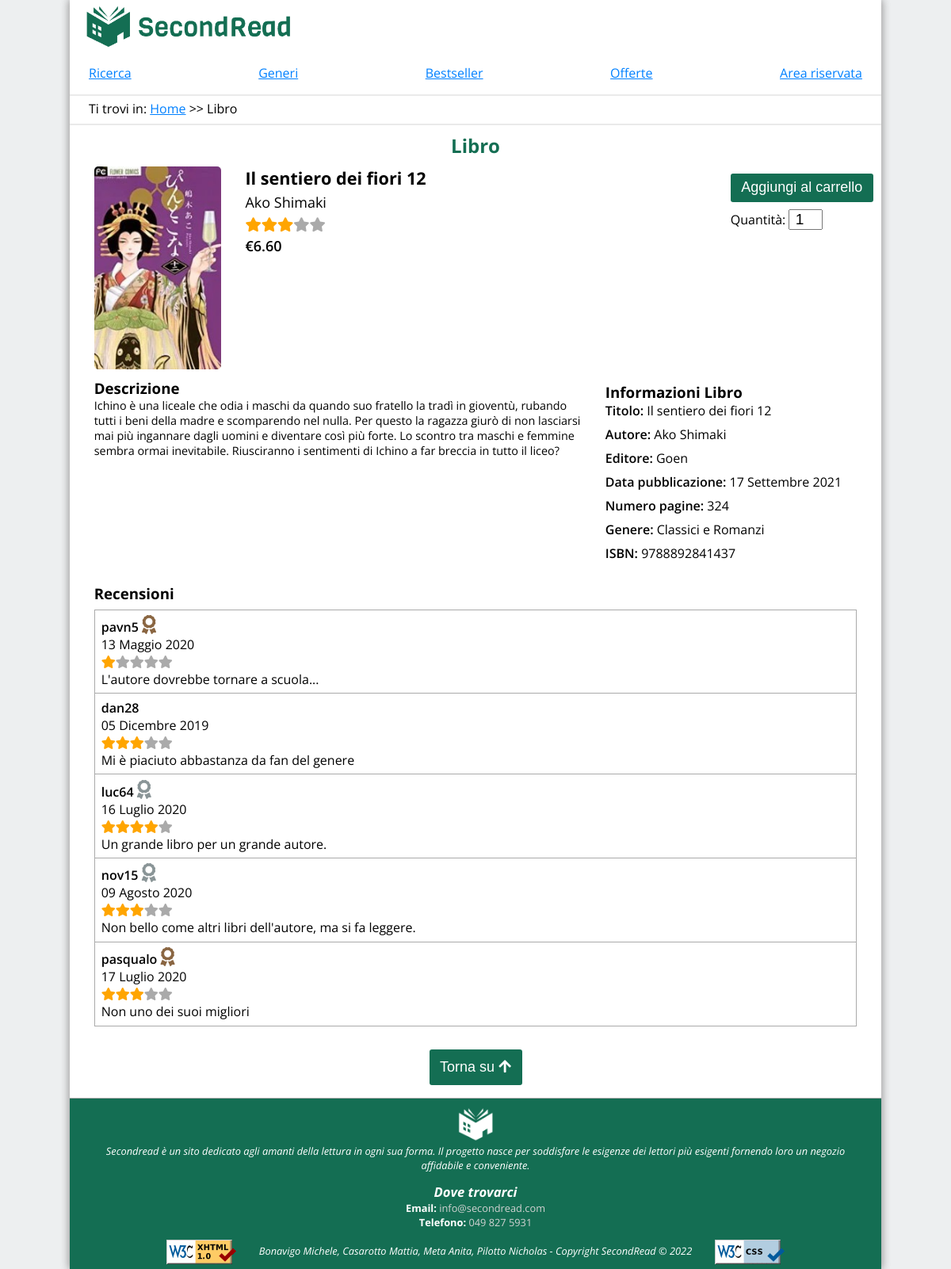
The page /Site/libro.php?isbn=9788892841437 on the database its author committed.
### tables this page shows
CREATE TABLE libro (
  isbn BIGINT(13) UNSIGNED,
  titolo VARCHAR(200) NOT NULL,
  editore INT(4) UNSIGNED NOT NULL,
  pagine INT(5) UNSIGNED NOT NULL,
  prezzo DECIMAL(5,2) NOT NULL,
  quantita INT(3) UNSIGNED NOT NULL,
  data_pubblicazione DATE NOT NULL,
  percorso VARCHAR(250) NOT NULL,
  trama VARCHAR(2500) NOT NULL,
  PRIMARY KEY(isbn),
  CONSTRAINT FK_LibroEditore
  FOREIGN KEY (editore) REFERENCES editore(id)
  ON DELETE CASCADE
);

CREATE TABLE editore (
  id INT(4) UNSIGNED AUTO_INCREMENT,
  nome VARCHAR(50) NOT NULL,
  PRIMARY KEY(id)
);

CREATE TABLE recensione (
  idUtente INT(10) UNSIGNED,
  libro_isbn BIGINT(13) UNSIGNED,
  datainserimento DATE NOT NULL,
  valutazione INT(1) NOT NULL,
  commento VARCHAR(500) NOT NULL,
  PRIMARY KEY(idutente,libro_isbn),
  CONSTRAINT FK_RecensioneLibro
  FOREIGN KEY(libro_isbn) REFERENCES libro(isbn)
  ON DELETE CASCADE,
  FOREIGN KEY(idutente) REFERENCES utente(codice_identificativo)
  ON DELETE CASCADE
  );

CREATE TABLE utente (
  codice_identificativo INT(10) UNSIGNED AUTO_INCREMENT,
  nome VARCHAR(45) NOT NULL,
  cognome VARCHAR(45) NOT NULL,
  data_nascita DATE NOT NULL,
  username VARCHAR(10) NOT NULL UNIQUE,
  email VARCHAR(60) NOT NULL UNIQUE ,
  password VARCHAR(64) NOT NULL,
  telefono VARCHAR(15) NOT NULL UNIQUE,
  PRIMARY KEY(codice_identificativo)
  );

### Site/libro.php (the view, shortened to what the rows shown need)
<?php
require_once('backend/db.php');
require_once "graphics.php";
$paginaPrecedente = "";
$paginaPrecedente .= " &gt;&gt; Libro";
$paginaHTML = graphics::getPage("libro_php.html");
$paginaHTML = str_replace("</paginaPrecedente>", $paginaPrecedente, $paginaHTML);
if (isset($_GET['isbn'])) {
    $isbn = $_GET['isbn'];
    $connessione = new Service();
    $queryIsbn = $connessione->get_book_by_isbn($isbn);
    if ($queryIsbn->ok() && !$queryIsbn->is_empty()) {
        $tmp = $queryIsbn->get_result();
        $imgLibro = "<img id='imgLibro' alt='' src='" . $tmp[0]['percorso'] . "'>";
        $infoGenerali = "<p id='titoloLibro'>" . $tmp[0]['titolo'] . "</p>";
        $infoGenerali .= "<p>";
        foreach ($tmp as $riga) {
            $cognome = ($riga['autore_cognome'] != "-") ? $riga['autore_cognome'] : "";
            $infoGenerali .= $riga['autore_nome'] . " " . $cognome . ", ";
        }
        $infoGenerali = substr($infoGenerali, 0, strlen($infoGenerali) - 2);
        $infoGenerali .= "</p>";
        $offertaQuery = $connessione->get_active_offer_by_isbn($isbn);
        $sconto = false;
        if ($offertaQuery->ok()) {
            $sconto = true;
            $prezzo = number_format((float)$tmp[0]['prezzo'] * (100 - $offertaQuery->get_result()[0]['sconto']) / 100, 2, '.', '') . " (" . $offertaQuery->get_result()[0]['sconto'] . "% sconto)";
            $_SESSION["pricecart"] = $prezzo;
        } else {
            $prezzo = $tmp[0]['prezzo'];
        }
        $queryStelle = $connessione->get_avg_review($isbn);
        if ($queryStelle->ok()) {
            if ($queryStelle->get_element_count() > 0) {
                $aux = $queryStelle->get_result();
                $mediaStelle = $aux[0]['media'];
                $roundStelle = ($mediaStelle - floor($mediaStelle) > 0.5) ? ceil($mediaStelle) : floor($mediaStelle);
                $scrittaStella = "stell";
                $scrittaStella .= (round($mediaStelle, 1) == 1) ? "a" : "e";
                $infoGenerali .= "<p><abbr title='" . round($mediaStelle, 1) . " " . $scrittaStella . " su 5'>";
                for ($i = 0; $i < 5; $i++) {
                    if ($i < $roundStelle) {
                        $infoGenerali .= "<i class='fas fa-star starChecked'></i>";
                    } else {
                        $infoGenerali .= "<i class='fas fa-star starNotChecked'></i>";
                    }
                }
                $infoGenerali .= "</abbr></p>";
            } else {
                $infoGenerali .= "<p>Non ci sono recensioni</p>";
            }
        }
        if ($sconto) {
            $prezzoVecchio = $tmp[0]['prezzo'];
            $infoGenerali .= "<p class='miniGrassetto'>Sconto da <del>&euro;" . $prezzoVecchio . "</del> a &euro;" . $prezzo . "</p>";
        } else {
            $infoGenerali .= "<p class='miniGrassetto'>&euro;" . $prezzo . "</p>";
        }
        $trama = "<h3>Descrizione</h3>";
        $trama .= "<p>" . $tmp[0]['trama'] . "</p>";
        $dettagliLibro = "<h3>Informazioni Libro</h3>";
        $dettagliLibro .= "<ul>";
        $dettagliLibro .= "<li><span class='miniGrassetto'>Titolo:</span> " . $tmp[0]['titolo'] . "</li>";
        $dettagliLibro .= "<li><span class='miniGrassetto'>Autore:</span> ";
        foreach ($tmp as $riga) {
            $cognome = ($riga['autore_cognome'] != "-") ? $riga['autore_cognome'] : "";
            $dettagliLibro .= $riga['autore_nome'] . " " . $cognome . ", ";
        }
        $dettagliLibro = substr($dettagliLibro, 0, strlen($dettagliLibro) - 2);
        $dettagliLibro .= "</li>";
        $dettagliLibro .= "<li><span class='miniGrassetto'>Editore:</span> " . $tmp[0]['editore_nome'] . "</li>";
        $arrayData = explode("-", $tmp[0]['data_pubblicazione']);
        $anno = $arrayData[0];
        $mese = $arrayData[1];
        $giorno = $arrayData[2];
        $arrayMesi = array(
            "01" => "Gennaio",
            "02" => "Febbraio",
            "03" => "Marzo",
            "04" => "Aprile",
            "05" => "Maggio",
            "06" => "Giugno",
            "07" => "Luglio",
            "08" => "Agosto",
            "09" => "Settembre",
            "10" => "Ottobre",
            "11" => "Novembre",
            "12" => "Dicembre",
        );
        $dettagliLibro .= "<li><span class='miniGrassetto'>Data pubblicazione:</span> " . $giorno . " " . $arrayMesi[$mese] . " " . $anno . "</li>";
        $dettagliLibro .= "<li><span class='miniGrassetto'>Numero pagine:</span> " . $tmp[0]['pagine'] . "</li>";
        $queryGeneri = $connessione->get_genres_from_isbn($isbn);
        if ($queryGeneri->ok()) {
            $generi = "<li><span class='miniGrassetto'>Gener";
            $generi .= ($queryGeneri->get_element_count() > 1) ? "i:" : "e:";
            $generi .= "</span> ";
            foreach ($queryGeneri->get_result() as $genere) {
                $generi .= $genere['nome'];
            }
            $generi .= "</li>";
        } else {
            $trovatoErrore = true;
        }
        $dettagliLibro .= $generi;
        $dettagliLibro .= "<li><span class='miniGrassetto'>ISBN:</span> " . $tmp[0]['isbn'] . "</li>";
        $dettagliLibro .= "</ul>";
        $inputQuantita = "<input type='number' id='quantita' name='quantita' value='1' min='1' step='1' max='" . ceil($tmp[0]['quantita'] * 0.25) . "'/>";
        $queryRecensioni = $connessione->get_reviews_by_isbn($isbn);
        $listaRecensioni = "";
        $cont = 0;
        if (count($queryRecensioni->get_result()) != 0) {
            $arrayRecensioni = $queryRecensioni->get_result();
            $listaRecensioni .= "<ul id='listaRecensioni' title='Lista recensioni'>";
            foreach ($arrayRecensioni as $recensione) {
                $queryUtente = $connessione->get_utente_by_id($recensione['idUtente']);
                $nomeUtente = $queryUtente->get_result()[0]['username'];
                $data = $recensione['datainserimento'];
                $valutazione = $recensione['valutazione'];
                $commento = $recensione['commento'];
                $queryBadge = $connessione->get_reward_badge($recensione['idUtente']);
                $numeroOrdini = $queryBadge->get_result()[0]['total'];
                $lv = 0;
                if ($numeroOrdini >= 15) {
                    $lv = 3;
                    $numeroOrdini = 15;
                } else if ($numeroOrdini >= 10) {
                    $lv = 2;
                    $numeroOrdini = 10;
                } else if ($numeroOrdini >= 5) {
                    $lv = 1;
                    $numeroOrdini = 5;
                }
                $badge = "";
                if ($lv > 0) {
                    $badge = "<abbr title='Badge livello " . $lv . ": questo utente ha effettuato più di " . $numeroOrdini . " ordini'><i class='fas fa-award badgeLv" . $lv . "'></i></abbr>";
                }
                $listaRecensioni .= "<li";
                if ($cont++ == 0) {
                    $listaRecensioni .= " id='primaRecensione'";
                }
                $listaRecensioni .= " class='recensione'>";
                $listaRecensioni .= "<p class='miniGrassetto'>" . $nomeUtente . " " . $badge . "</p>";
                $arrayData = explode("-", $data);
                $anno = $arrayData[0];
                $mese = $arrayData[1];
                $giorno = $arrayData[2];
                $listaRecensioni .= "<p>" . $giorno . " " . $arrayMesi[$mese] . " " . $anno . "</p>";
                $scrittaStella = "stell";
                $scrittaStella .= ($valutazione == 1) ? "a" : "e";
                $listaRecensioni .= "<p><abbr title='"  . $valutazione .  " " . $scrittaStella . " su 5'>";
                for ($i = 0; $i < 5; $i++) {
                    if ($i < $valutazione) {
                        $listaRecensioni .= "<i class='fas fa-star starChecked'></i>";
                    } else {
                        $listaRecensioni .= "<i class='fas fa-star starNotChecked'></i>";
                    }
                }
                $listaRecensioni .= "</abbr></p>";
                $listaRecensioni .= "<p>" . $commento . "</p>";
                $listaRecensioni .= "</li>";
            }
            $listaRecensioni .= "</ul>";
        } else {
            $listaRecensioni = graphics::createAlert("info", "Nessuna recensione presente");
        }
        $linkLasciaRecensione = "";
        $codiceIdentificativo = "";
        if (isset($_SESSION["Codice_identificativo"])) {
            $codiceIdentificativo = $_SESSION["Codice_identificativo"];
            $codiceIdentificativo = hash('sha256', $codiceIdentificativo);
        } else {
            $formBottoni = "";
        }
        if ($codiceIdentificativo != "935f40bdf987e710ee2a24899882363e4667b4f85cfb818a88cf4da5542b0957") {
            $wishButton = "";
            $formBottoni = "
            <form action='addcart.php' method='post'>
                <input name='aggiungiCarrello' type='submit' class='button' value='Aggiungi al carrello' />" . $wishButton . "
                <label for='quantita'>Quantit&agrave;</label>
                </inputQuantita>
            </form>";
        }
        $paginaHTML = str_replace("</formBottoni>", $formBottoni, $paginaHTML);
        $paginaHTML = str_replace("</imgLibro>", $imgLibro, $paginaHTML);
        $paginaHTML = str_replace("</infoGenerali>", $infoGenerali, $paginaHTML);
        $paginaHTML = str_replace("</trama>", $trama, $paginaHTML);
        $paginaHTML = str_replace("</dettagliLibro>", $dettagliLibro, $paginaHTML);
        $paginaHTML = str_replace("</generi>", $generi, $paginaHTML);
        $paginaHTML = str_replace("</inputQuantita>", $inputQuantita, $paginaHTML);
        $paginaHTML = str_replace("</listaRecensioni>", $listaRecensioni, $paginaHTML);
        $paginaHTML = str_replace("</linkLasciaRecensione>", $linkLasciaRecensione, $paginaHTML);
    } else {
        $trovatoErrore = true;
    }
} else {
    $trovatoErrore = true;
}
if (isset($_SESSION["success"])) {
    $paginaHTML = str_replace("</alert>", graphics::createAlert("success", $_SESSION["success"]), $paginaHTML);
    unset($_SESSION["success"]);
} else {
    $paginaHTML = str_replace("</alert>", "", $paginaHTML);
}
echo $paginaHTML;

### rows shown on the page
libro: percorso (picture), titolo "Il sentiero dei fiori 12", prezzo "6.60", trama "Ichino è una liceale che odia i maschi da quando suo fratello la tradì in gioventù, rubando tutti i beni della madre e scomparendo nel nulla. Per questo la ragazza giurò di non lasciarsi mai più ingannare dagli uomini e diventare così più forte. Lo scontro tra maschi e femmine sembra ormai inevitabile. Riusciranno i sentimenti di Ichino a far breccia in tutto il liceo?", editore.nome "Goen", data_pubblicazione "17", data_pubblicazione "Settembre", data_pubblicazione "2021", pagine "324", isbn "9788892841437"
recensione: idUtente.username "pavn5", datainserimento "13", datainserimento "Maggio", datainserimento "2020", valutazione 1 (drawn), commento "L'autore dovrebbe tornare a scuola..."
recensione: idUtente.username "dan28", datainserimento "05", datainserimento "Dicembre", datainserimento "2019", valutazione 3 (drawn), commento "Mi è piaciuto abbastanza da fan del genere"
recensione: idUtente.username "luc64", datainserimento "16", datainserimento "Luglio", datainserimento "2020", valutazione 4 (drawn), commento "Un grande libro per un grande autore."
recensione: idUtente.username "nov15", datainserimento "09", datainserimento "Agosto", datainserimento "2020", valutazione 3 (drawn), commento "Non bello come altri libri dell'autore, ma si fa leggere."
recensione: idUtente.username "pasqualo", datainserimento "17", datainserimento "Luglio", datainserimento "2020", valutazione 3 (drawn), commento "Non uno dei suoi migliori"

### other values the page prints
str_replace("</areaRiservata>", $linkUtente, $navBar) "Ricerca Generi Bestseller Offerte"
str_replace("</navBarSito>", $navBar, $paginaHTML) "Ti trovi in: Home >> Libro Libro Ako Shimaki Ako Shimaki e: Classici e Romanzi Recensioni Torna su"
